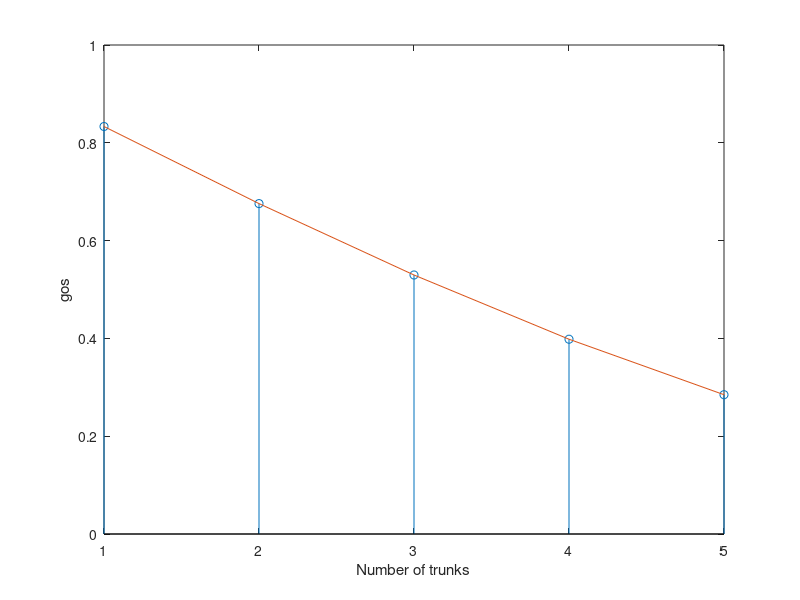

MATLAB code to generate this figure:
%Data and voice traffic analysis in lost call system
clc;
clear all;
close all;
N=input("Enter the number of trunks");
A=input('Enter the value of A');
kk=1;
%GOS will be used for performance analysis
for n=1:N
    num=power(A,n)/factorial(n);
    den=0;
    for k=0:n
        den=den+power(A,k)/factorial(k);
    end
    final(kk)=num/den;
    kk=kk+1;
end
disp(final());
n=1:N
    stem(n,final());
    xlabel('Number of trunks');
    ylabel('gos');
    hold on;
plot(n,final);
hold on;
